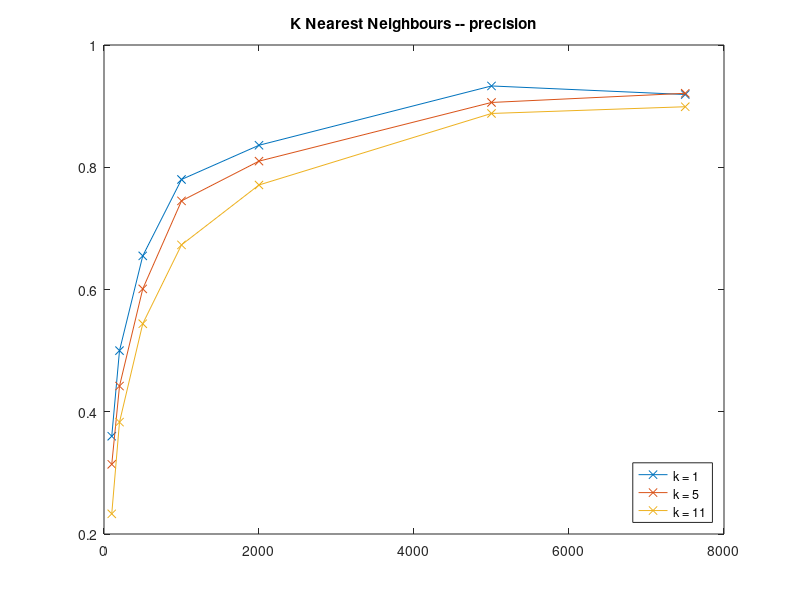

MATLAB code for this plot:
% Tutorial 5 Exercise 1 Subtask 1.2
% Iskren Ivov Chernev s9ischer@stud.uni-saarland.de

function plot_knn_precision()
  ks = [1, 5, 11];
  trainSizes = [100, 200, 500, 1000, 2000, 5000, 7500];

  recalculate = 0;
  loaded = 0;

  try
    load knn_results;
    loaded = 1;
    fprintf('loaded successfully\n');
  catch
  end
  
  if not(loaded) || recalculate
    data = importdata('letter-recognition.data');
    fprintf('recalculating\n');
    dist_ma3x = calculate_knn_dist_ma3x(data, ks, trainSizes, 1000, @dist_l2);
    fprintf('saving\n');
    save knn_results dist_ma3x;
  end
  
  plot(trainSizes, dist_ma3x(1, :), 'x-', ...
      trainSizes, dist_ma3x(2, :), 'x-', ...
      trainSizes, dist_ma3x(3, :), 'x-');

  leg = cell(length(ks), 1);
  for ki = 1:length(ks)
    leg{ki} = sprintf('k = %d', ks(ki));
  end
  legend(leg, 'LOCATION', 'SouthEast');
  title('K Nearest Neighbours -- precision');
end


function dist_ma3x = calculate_knn_dist_ma3x(data, ks, trainSizes, testSize, distf)

  dist_ma3x = zeros(length(ks), length(trainSizes));
  for ki = 1:length(ks)
    for tsi = 1:length(trainSizes)
      fprintf('calculating k = %d trainSize = %d\n', ks(ki), trainSizes(tsi));
      dist_ma3x(ki, tsi) = test_knn(data, ks(ki), trainSizes(tsi), testSize, distf);
    end
  end

end
